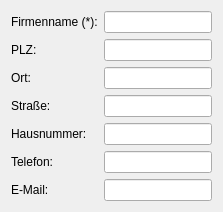
              <widget class="QWidget" name="page_firmen">
               <layout class="QFormLayout" name="formLayout_page_firmen">
                <item row="0" column="0">
                 <widget class="QLabel" name="label_einst_firma_name">
                  <property name="text">
                   <string>Firmenname (*):</string>
                  </property>
                 </widget>
                </item>
                <item row="0" column="1">
                 <widget class="QLineEdit" name="einst_firma_name"/>
                </item>
                <item row="1" column="0">
                 <widget class="QLabel" name="label_einst_firma_plz">
                  <property name="text">
                   <string>PLZ:</string>
                  </property>
                 </widget>
                </item>
                <item row="1" column="1">
                 <widget class="QLineEdit" name="einst_firma_plz"/>
                </item>
                <item row="2" column="0">
                 <widget class="QLabel" name="label_einst_firma_ort">
                  <property name="text">
                   <string>Ort:</string>
                  </property>
                 </widget>
                </item>
                <item row="2" column="1">
                 <widget class="QLineEdit" name="einst_firma_ort"/>
                </item>
                <item row="3" column="0">
                 <widget class="QLabel" name="label_einst_firma_str">
                  <property name="text">
                   <string>Straße:</string>
                  </property>
                 </widget>
                </item>
                <item row="3" column="1">
                 <widget class="QLineEdit" name="einst_firma_str"/>
                </item>
                <item row="4" column="0">
                 <widget class="QLabel" name="label_einst_firma_hnr">
                  <property name="text">
                   <string>Hausnummer:</string>
                  </property>
                 </widget>
                </item>
                <item row="4" column="1">
                 <widget class="QLineEdit" name="einst_firma_hnr"/>
                </item>
                <item row="5" column="0">
                 <widget class="QLabel" name="label_einst_firma_tel">
                  <property name="text">
                   <string>Telefon:</string>
                  </property>
                 </widget>
                </item>
                <item row="5" column="1">
                 <widget class="QLineEdit" name="einst_firma_tel"/>
                </item>
                <item row="6" column="0">
                 <widget class="QLabel" name="label_einst_firma_mail">
                  <property name="text">
                   <string>E-Mail:</string>
                  </property>
                 </widget>
                </item>
                <item row="6" column="1">
                 <widget class="QLineEdit" name="einst_firma_mail"/>
                </item>
               </layout>
              </widget>
